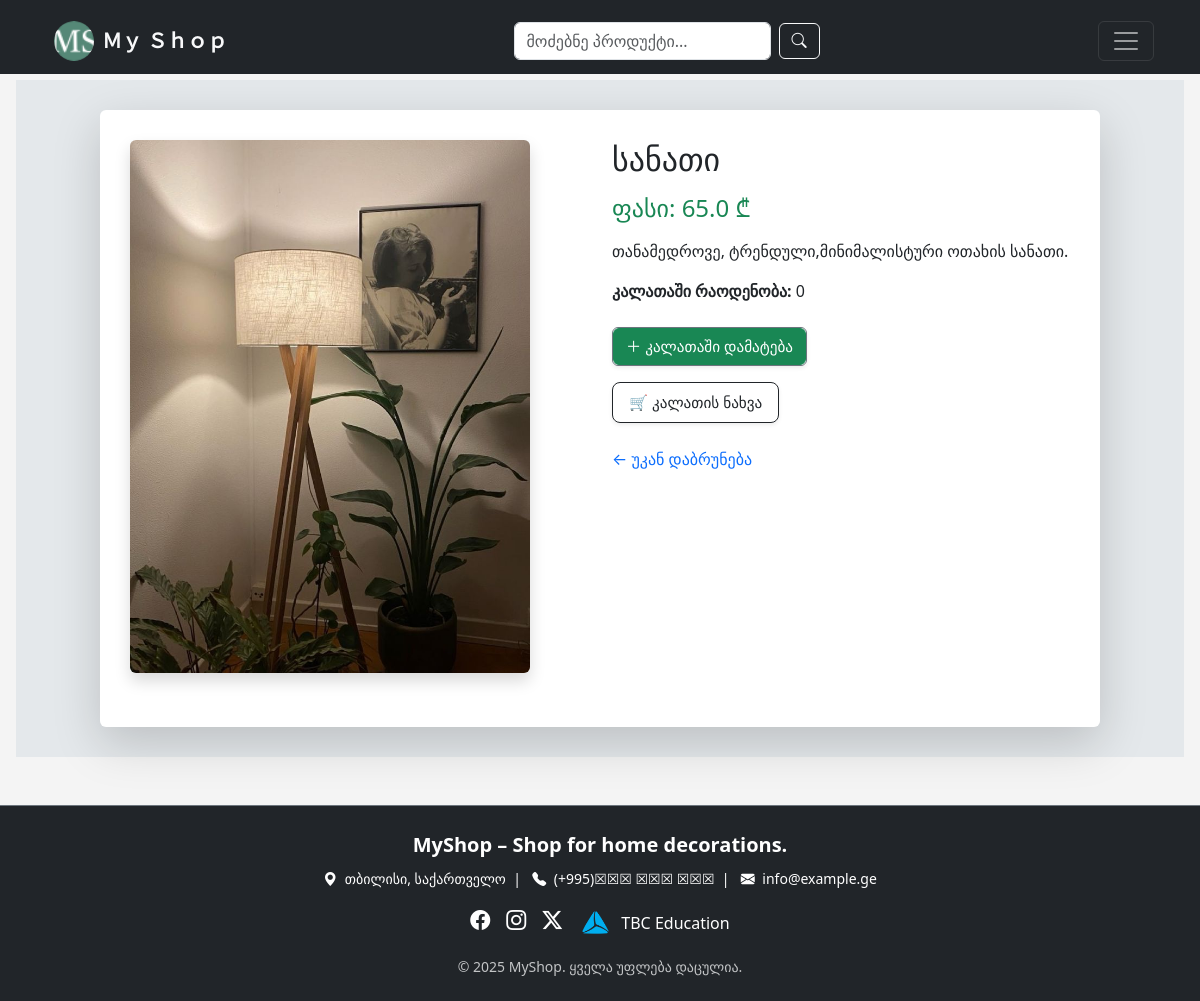
Screenshot of /product/6 (signed in) with the database file from the repository.
### models.py (models this page shows)
class Product(db.Model):
    __tablename__ = "products"
    id = db.Column(db.Integer(), primary_key=True)
    name = db.Column(db.String(), nullable=False)
    price = db.Column(db.Float(), nullable=False)
    img = db.Column(db.String(), nullable=False, default="image.png")
    detail = db.Column(db.String(), nullable=False)

### routes.py (the view)
@app.route("/product/<int:product_id>")
@login_required
def product_detail(product_id):
    product = Product.query.get_or_404(product_id)
    cart_item = None
    cart = Cart.query.filter_by(user_id=current_user.id).first()
    if cart:
        cart_item = CartItem.query.filter_by(cart_id=cart.id, product_id=product.id).first()
    return render_template("detailed_page.html", product=product, cart_item=cart_item)

### models.py (called while the page is built)
@login_manager.user_loader
def search_user(user_id):
    return User.query.get(user_id)

### templates/detailed_page.html
{% extends "base.html" %}
{% block container %}
<div style="background-color: #E4E8EB; padding: 30px;">
  <div class="container shadow-lg bg-white rounded" style="max-width: 1000px; padding: 30px;">
    <div class="row">
      <div class="col-md-6">
        <figure class="figure">
          <img src="{{ url_for('static', filename='uploads/' + product.img) }}"
               alt="{{ product.name }}"
               class="figure-img img-fluid rounded shadow"
               width="400">
        </figure>
      </div>
      <div class="col-md-6">
        <h2 class="mb-3">{{ product.name }}</h2>
        <h4 class="text-success">ფასი: {{ product.price }} ₾</h4>
        <p class="mt-3">{{ product.detail }}</p>
        {% if cart_item %}
        <p><strong>კალათაში რაოდენობა:</strong> {{ cart_item.quantity }}</p>
        {% else %}
        <p><strong>კალათაში რაოდენობა:</strong> 0</p>
        {% endif %}
        <div class="d-flex border border-secondary rounded overflow-hidden mt-4 shadow-sm"
             style="width: fit-content;">
          {% if cart_item %}
          <a href="{{ url_for('increase_quantity', item_id=cart_item.id) }}"
             class="btn btn-success flex-fill border-end border-white">＋ დამატება</a>
          <a href="{{ url_for('decrease_quantity', item_id=cart_item.id) }}"
             class="btn btn-danger flex-fill border-end border-white">- შემცირება</a>
          {% else %}
          <a href="{{ url_for('add_to_cart', product_id=product.id) }}"
             class="btn btn-success flex-fill">＋ კალათაში დამატება</a>
          {% endif %}
        </div>
        <div class="mt-3">
          <a href="{{ url_for('view_cart') }}" class="btn btn-outline-dark btn-lg shadow-sm">
            🛒 კალათის ნახვა
          </a>
        </div>
        <div class="mt-4">
          <a href="{{ url_for('all_products') }}" style="text-decoration: none;">
            ← უკან დაბრუნება
          </a>
        </div>
      </div>
    </div>
  </div>
</div>
{% endblock %}

### templates/base.html (style rules this page uses)
body { padding-top: 80px; background-color: #f4f4f4; }
.form-control, .btn { font-size: 1rem; }
.card-title, .card-text, .btn { font-size: 0.95rem; }

### rows the page displays
Product: img (picture), name "სანათი", price "65.0", detail "თანამედროვე, ტრენდული,მინიმალისტური ოთახის სანათი."
